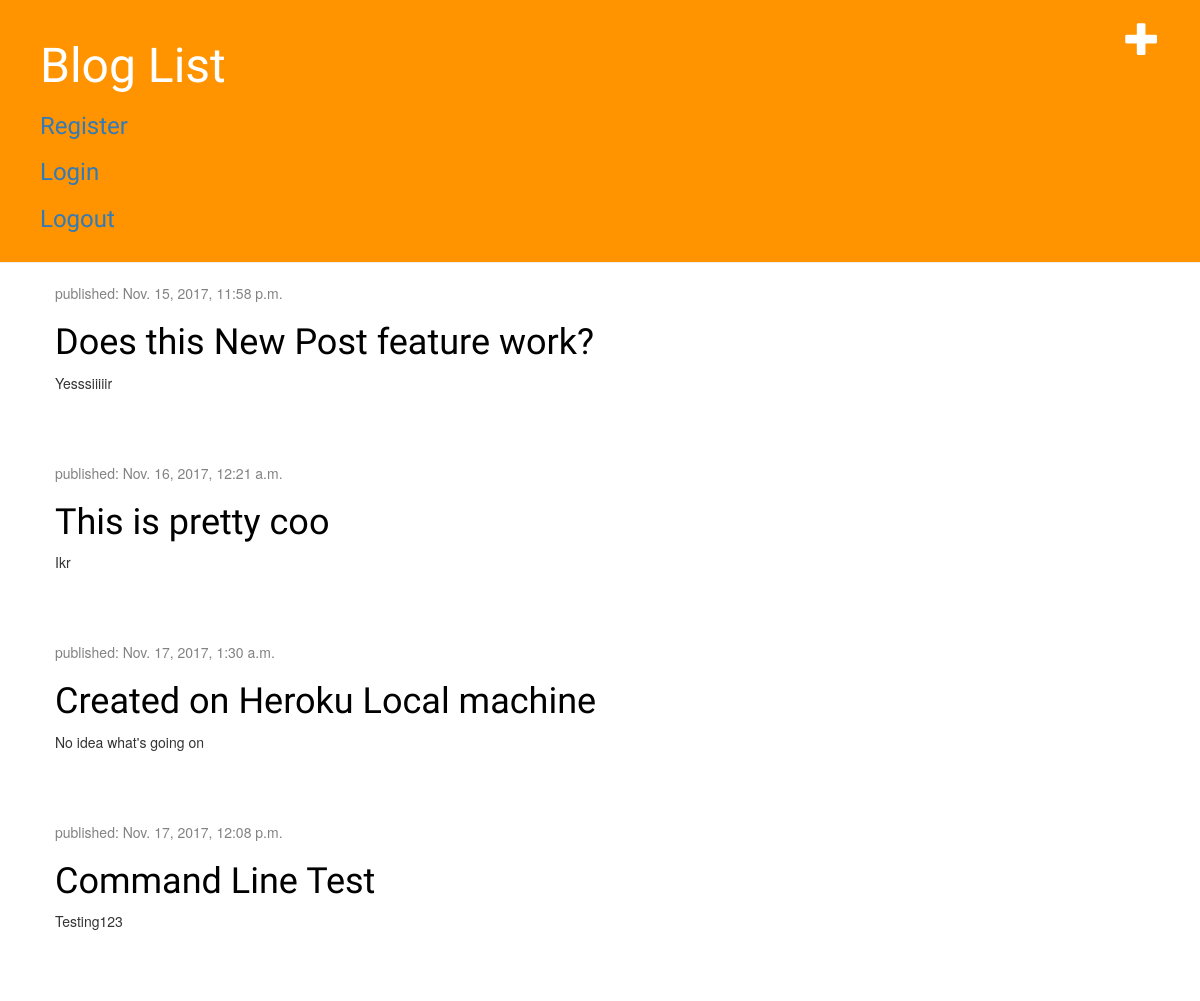
The app's page /, older data.
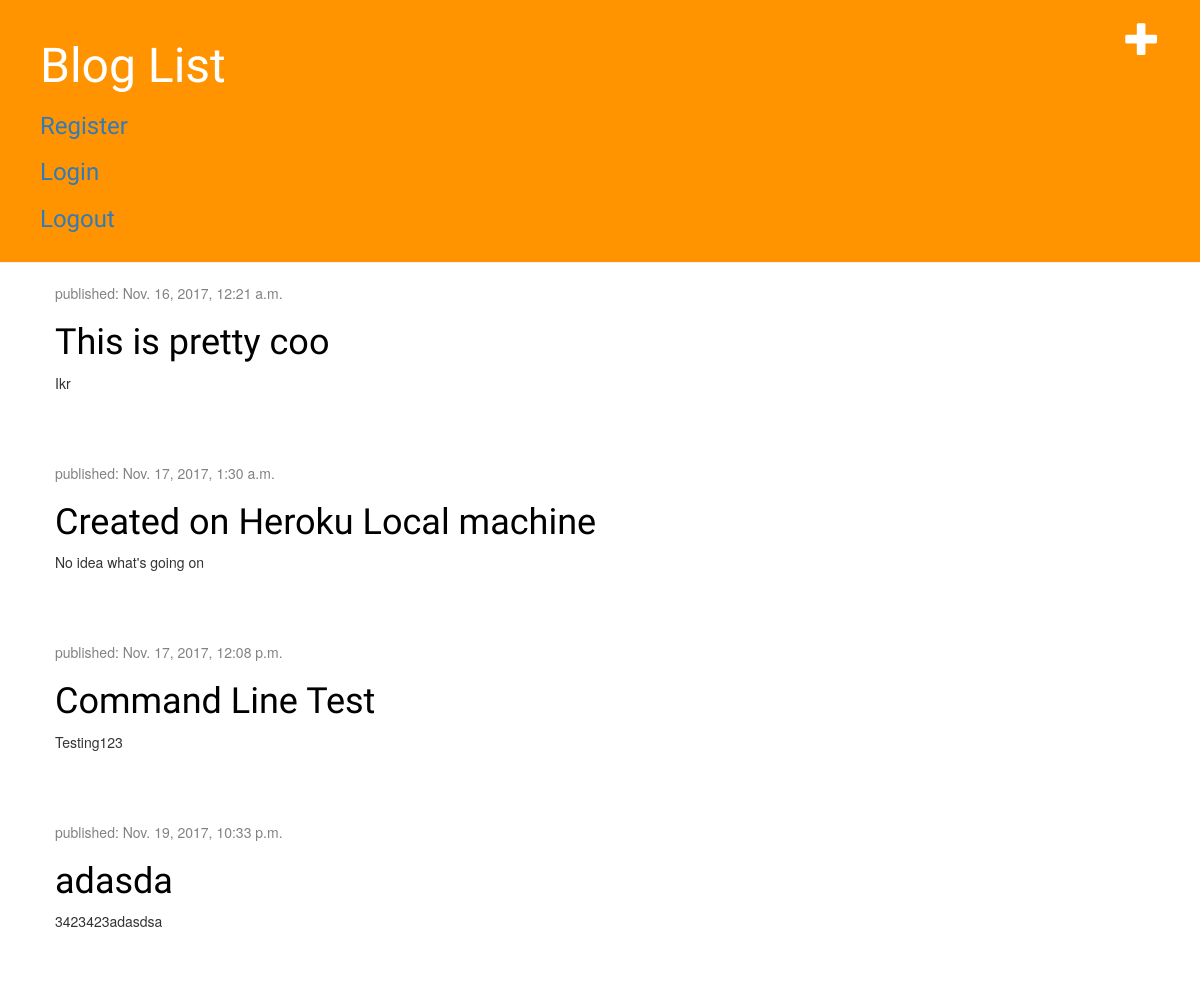
The same page, newer data.
### blog/models.py (models this page shows, shortened)
class Post(models.Model):
	author = models.ForeignKey('auth.User')
	title = models.CharField(max_length=200)
	text = models.TextField()
	created_date = models.DateTimeField(default = timezone.now)
	published_date = models.DateTimeField(blank=True, null=True)

### blog/views.py (the view)
# urls.py: url(r'^$', views.post_list, name='post_list'),
def post_list(request):
    posts = Post.objects.filter(
        published_date__lte=timezone.now()).order_by('published_date')
    return render(request, 'blog/post_list.html', {'posts': posts})

### blog/templates/blog/post_list.html
{% extends 'blog/base.html'%}
{% block content %}
	{% for post in posts %}
	    <div class="post">
	        <div class="date">
	            <p>published: {{ post.published_date }}</p>
	        </div>
	        <h1><a href="{% url 'blog:post_detail' pk=post.pk %}">{{ post.title }}</a></h1>
	        <p>{{ post.text|linebreaksbr }}</p>
	    </div>
	{% endfor %}
{% endblock %}

Row changes from the older to the newer data that the page shows:
removed Post: published_date "Nov. 15, 2017, 11:58 p.m.", title "Does this New Post feature work?", text "Yesssiiiiir"
added Post: published_date "Nov. 19, 2017, 10:33 p.m.", title "adasda", text "3423423adasdsa"
